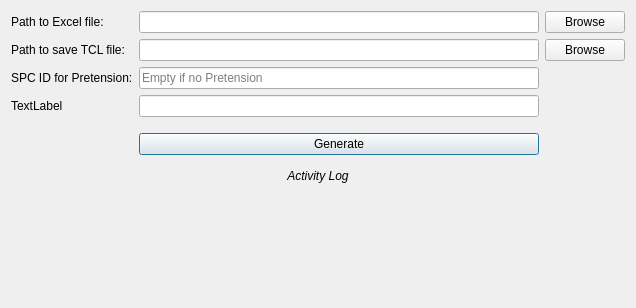
<?xml version="1.0" encoding="UTF-8"?>
<ui version="4.0">
 <class>load</class>
 <widget class="QDialog" name="load">
  <property name="geometry">
   <rect>
    <x>0</x>
    <y>0</y>
    <width>614</width>
    <height>288</height>
   </rect>
  </property>
  <property name="windowTitle">
   <string>Loadcase and Loadstep Generator for Hypermesh</string>
  </property>
  <layout class="QGridLayout" name="gridLayout">
   <item row="0" column="1">
    <widget class="QLineEdit" name="excel_file">
     <property name="sizePolicy">
      <sizepolicy hsizetype="MinimumExpanding" vsizetype="Fixed">
       <horstretch>0</horstretch>
       <verstretch>0</verstretch>
      </sizepolicy>
     </property>
     <property name="minimumSize">
      <size>
       <width>400</width>
       <height>0</height>
      </size>
     </property>
     <property name="focusPolicy">
      <enum>Qt::StrongFocus</enum>
     </property>
    </widget>
   </item>
   <item row="8" column="0">
    <spacer name="verticalSpacer_2">
     <property name="orientation">
      <enum>Qt::Vertical</enum>
     </property>
     <property name="sizeType">
      <enum>QSizePolicy::Fixed</enum>
     </property>
     <property name="sizeHint" stdset="0">
      <size>
       <width>0</width>
       <height>0</height>
      </size>
     </property>
    </spacer>
   </item>
   <item row="6" column="0" colspan="3">
    <widget class="QLabel" name="label_6">
     <property name="sizePolicy">
      <sizepolicy hsizetype="Preferred" vsizetype="Minimum">
       <horstretch>0</horstretch>
       <verstretch>0</verstretch>
      </sizepolicy>
     </property>
     <property name="minimumSize">
      <size>
       <width>0</width>
       <height>30</height>
      </size>
     </property>
     <property name="maximumSize">
      <size>
       <width>16777215</width>
       <height>40</height>
      </size>
     </property>
     <property name="text">
      <string>&lt;html&gt;&lt;head/&gt;&lt;body&gt;&lt;p align=&quot;center&quot;&gt;&lt;span style=&quot; font-style:italic;&quot;&gt;Activity Log&lt;/span&gt;&lt;/p&gt;&lt;/body&gt;&lt;/html&gt;</string>
     </property>
    </widget>
   </item>
   <item row="0" column="2">
    <widget class="QPushButton" name="browseExcel">
     <property name="focusPolicy">
      <enum>Qt::NoFocus</enum>
     </property>
     <property name="text">
      <string>Browse</string>
     </property>
    </widget>
   </item>
   <item row="0" column="0">
    <widget class="QLabel" name="label">
     <property name="text">
      <string>Path to Excel file:</string>
     </property>
    </widget>
   </item>
   <item row="5" column="1">
    <widget class="QPushButton" name="generate">
     <property name="focusPolicy">
      <enum>Qt::StrongFocus</enum>
     </property>
     <property name="text">
      <string>Generate</string>
     </property>
    </widget>
   </item>
   <item row="2" column="0">
    <widget class="QLabel" name="label_5">
     <property name="text">
      <string>SPC ID for Pretension:</string>
     </property>
    </widget>
   </item>
   <item row="7" column="0" colspan="3">
    <widget class="QLabel" name="errorLabel">
     <property name="sizePolicy">
      <sizepolicy hsizetype="Preferred" vsizetype="MinimumExpanding">
       <horstretch>0</horstretch>
       <verstretch>0</verstretch>
      </sizepolicy>
     </property>
     <property name="minimumSize">
      <size>
       <width>50</width>
       <height>100</height>
      </size>
     </property>
     <property name="maximumSize">
      <size>
       <width>16777215</width>
       <height>16777215</height>
      </size>
     </property>
     <property name="text">
      <string/>
     </property>
    </widget>
   </item>
   <item row="4" column="1">
    <spacer name="verticalSpacer">
     <property name="orientation">
      <enum>Qt::Vertical</enum>
     </property>
     <property name="sizeType">
      <enum>QSizePolicy::Fixed</enum>
     </property>
     <property name="sizeHint" stdset="0">
      <size>
       <width>20</width>
       <height>10</height>
      </size>
     </property>
    </spacer>
   </item>
   <item row="1" column="0">
    <widget class="QLabel" name="label_2">
     <property name="text">
      <string>Path to save TCL file:</string>
     </property>
    </widget>
   </item>
   <item row="1" column="1">
    <widget class="QLineEdit" name="tcl_file">
     <property name="sizePolicy">
      <sizepolicy hsizetype="MinimumExpanding" vsizetype="Fixed">
       <horstretch>0</horstretch>
       <verstretch>0</verstretch>
      </sizepolicy>
     </property>
     <property name="minimumSize">
      <size>
       <width>400</width>
       <height>0</height>
      </size>
     </property>
     <property name="focusPolicy">
      <enum>Qt::StrongFocus</enum>
     </property>
    </widget>
   </item>
   <item row="2" column="1">
    <widget class="QLineEdit" name="pretSPC">
     <property name="sizePolicy">
      <sizepolicy hsizetype="MinimumExpanding" vsizetype="Fixed">
       <horstretch>0</horstretch>
       <verstretch>0</verstretch>
      </sizepolicy>
     </property>
     <property name="minimumSize">
      <size>
       <width>400</width>
       <height>0</height>
      </size>
     </property>
     <property name="focusPolicy">
      <enum>Qt::StrongFocus</enum>
     </property>
     <property name="text">
      <string/>
     </property>
     <property name="placeholderText">
      <string>Empty if no Pretension</string>
     </property>
    </widget>
   </item>
   <item row="1" column="2">
    <widget class="QPushButton" name="browseTCL">
     <property name="focusPolicy">
      <enum>Qt::NoFocus</enum>
     </property>
     <property name="text">
      <string>Browse</string>
     </property>
    </widget>
   </item>
   <item row="3" column="1">
    <widget class="QLineEdit" name="lineEdit"/>
   </item>
   <item row="3" column="0">
    <widget class="QLabel" name="label_3">
     <property name="text">
      <string>TextLabel</string>
     </property>
    </widget>
   </item>
  </layout>
 </widget>
 <tabstops>
  <tabstop>excel_file</tabstop>
  <tabstop>tcl_file</tabstop>
  <tabstop>pretSPC</tabstop>
  <tabstop>generate</tabstop>
  <tabstop>browseExcel</tabstop>
  <tabstop>browseTCL</tabstop>
 </tabstops>
 <resources/>
 <connections/>
</ui>
